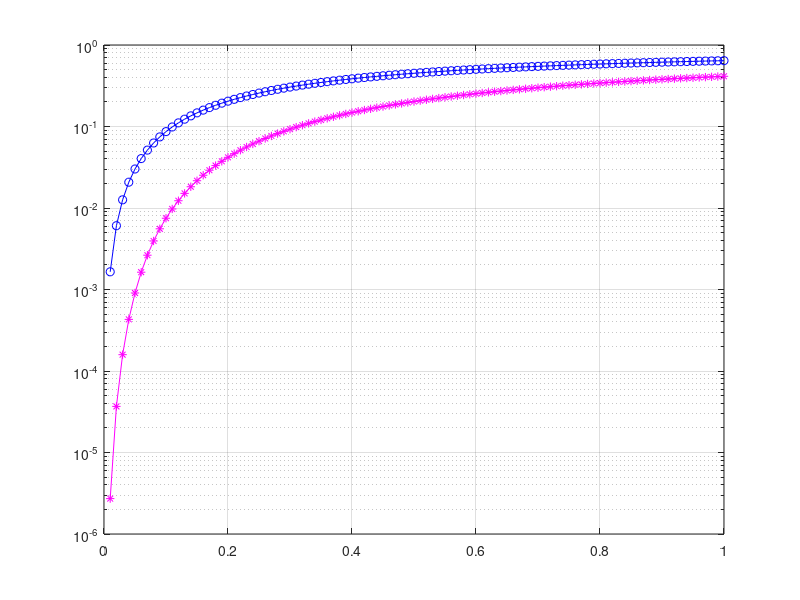

MATLAB code for this plot: (Note: this script raises an error after producing the figure.)
clc;
clear all;
close all;

%for fixed data rate, varying self interference, outage probability
%calculation


R0 = 2;
x= 2.^R0-1;
N=1
n= 0:0.01:1
lamda=(10.^(10)/10)

z=((2*sqrt(x.^2+x))/lamda)

K=besselk(1,z);

I=(exp((-2./lamda)*x)).*z.*K

pout22=(1-((2./(1+(n*x))).*I)+(1./(1+(2*n*x))).*I.*I).^N

semilogy(n,pout22,'bo-')

hold on;
grid on;

%%%%%%%%%%%%%%%%%%%%%%%%%%%%%%%%%%%%%%%%%%%%%%%%%%%%%%%%%%%%%%%%%%%%%%%%%%%%%%%%%%%%%%%%%
%%%%%%%%%%%%%%%%%%%%%%%%%%%%%%%%%%%%%%%%%%%%%%%%%%%%%%%%%%%%%%%%%%%%%%%%%%%%%%%%%%%%%%%%%

%R0 = 1;
x= 2.^R0-1;
N=2
n= 0:0.01:1
%lamda=(10.^(10)/10)

z=((2*sqrt(x.^2+x))/lamda)

K=besselk(1,z);

I=(exp((-2./lamda)*x)).*z.*K

pout22=(1-((2./(1+(n*x))).*I)+(1./(1+(2*n*x))).*I.*I).^N

semilogy(n,pout22,'m*-')

hold on;
grid on;

%%%%%%%%%%%%%%%%%%%%%%%%%%%%%%%%%%%%%%%%%%%%%%%%%%%%%%%%%%%%%%%%%%%%%%%%%%%%%%%%%%%%%%%
%%%%%%%%%%%%%%%%%%%%%%%%%%%%%%%%%%%%%%%%%%%%%%%%%%%%%%%%%%%%%%%%%%%%%%%%%%%%%%%%%%%%%%%

%R0 = 1;
x= 2.^R0-1;
N=3
n= 0:0.01:1
%lamda=(10.^(10)/10)

z=((2*sqrt(x.^2+x))/lamda)

K=besselk(1,z);

I=(exp((-2./lamda)*x)).*z.*K

pout22=(1-((2./(1+(n*x))).*I)+(1./(1+(2*n*x))).*I.*I).^N

semilogy(n,pout22,'S-g')

hold on;
grid on;

%%%%%%%%%%%%%%%%%%%%%%%%%%%%%%%%%%%%%%%%%%%%%%%%%%%%%%%%%%%%%%%%%%%%%%%%%%%%%%%%%%%%%%%
%%%%%%%%%%%%%%%%%%%%%%%%%%%%%%%%%%%%%%%%%%%%%%%%%%%%%%%%%%%%%%%%%%%%%%%%%%%%%%%%%%%%%%%
%%%%%%%%%%%%%%%%%%%%%%%%%%%%%%%%%%%%%%%%%%%%%%%%%%%%%%%%%%%%%%%%%%%%%%%%%%%%%%%%%%%%%%%
%%%%%%%%%%%%%%%%%%%%%%%%%%%%%%%%%%%%%%%%%%%%%%%%%%%%%%%%%%%%%%%%%%%%%%%%%%%%%%%%%%%%%%%
%%%%%%%%%%%%%%%%%%%%%%%%%%%%%%%%%%%%%%%%%%%%%%%%%%%%%%%%%%%%%%%%%%%%%%%%%%%%%%%%%%%%%%%
%%%%%%%%%%%%%%%%%%%%%%%%%%%%%%%%%%%%%%%%%%%%%%%%%%%%%%%%%%%%%%%%%%%%%%%%%%%%%%%%%%%%%%%

%R0= 1;

T=R0;
x=T;
N=1;
P=10.^(10./10);

sigma2_SR=1;
sigma2_RD=1;
sigma2_RR=0:0.01:1;

lamdaRD=1./(P.*sigma2_RD)

lamdaSR=1./(P.*sigma2_SR)
 
lamdaRR =1./(P.*sigma2_RR)

syms y

z=(1-(lamdaRD.*exp(-lamdaRD.*x)).*(int((exp((-((lamdaSR.*(x+y+1).*x)./y))-(lamdaRD.*y)))./(1+((lamdaSR.*(x+y+1).*x)./(lamdaRR.*y))),y,0,inf))).^N

semilogy(sigma2_RR,z,'--bo') 
hold on;


%%%%%%%%%%%%%%%%%%%%%%%%%%%%%%%%%%%%%%%%%%%%%%%%%%%%%%%%%%%%%%%%%%%%%%%%%%%%%%%%%%%%%%%
%%%%%%%%%%%%%%%%%%%%%%%%%%%%%%%%%%%%%%%%%%%%%%%%%%%%%%%%%%%%%%%%%%%%%%%%%%%%%%%%%%%%%%%

%R0=1;

T=R0;
x=T;
N=2;
%P=10.^(10./10);

sigma2_SR=1;
sigma2_RD=1;
sigma2_RR=0:0.01:1;

lamdaRD=1./(P.*sigma2_RD)

lamdaSR=1./(P.*sigma2_SR)
 
lamdaRR =1./(P.*sigma2_RR)

syms y

z=(1-(lamdaRD.*exp(-lamdaRD.*x)).*(int((exp((-((lamdaSR.*(x+y+1).*x)./y))-(lamdaRD.*y)))./(1+((lamdaSR.*(x+y+1).*x)./(lamdaRR.*y))),y,0,inf))).^N

semilogy(sigma2_RR,z,'--m*') 
hold on;


%%%%%%%%%%%%%%%%%%%%%%%%%%%%%%%%%%%%%%%%%%%%%%%%%%%%%%%%%%%%%%%%%%%%%%%%%%%%%%%%%%%%%%%
%%%%%%%%%%%%%%%%%%%%%%%%%%%%%%%%%%%%%%%%%%%%%%%%%%%%%%%%%%%%%%%%%%%%%%%%%%%%%%%%%%%%%%%

%R0=1;

T=R0;
x=T;
N=3;
%P=10.^(10./10);

sigma2_SR=1;
sigma2_RD=1;
sigma2_RR=0:0.01:1;

lamdaRD=1./(P.*sigma2_RD)

lamdaSR=1./(P.*sigma2_SR)
 
lamdaRR =1./(P.*sigma2_RR)

syms y

z=(1-(lamdaRD.*exp(-lamdaRD.*x)).*(int((exp((-((lamdaSR.*(x+y+1).*x)./y))-(lamdaRD.*y)))./(1+((lamdaSR.*(x+y+1).*x)./(lamdaRR.*y))),y,0,inf))).^N

semilogy(sigma2_RR,z,'--gS') 
hold on;


%%%%%%%%%%%%%%%%%%%%%%%%%%%%%%%%%%%%%%%%%%%%%%%%%%%%%%%%%%%%%%%%%%%%%%%%%%%%%%%%%%%%%%%
%%%%%%%%%%%%%%%%%%%%%%%%%%%%%%%%%%%%%%%%%%%%%%%%%%%%%%%%%%%%%%%%%%%%%%%%%%%%%%%%%%%%%%%

axis([0.025,1,10.^(-7),1]);
legend('ARS M = 1','ARS M = 2 ','ARS M = 3','ORS M = 1','ORS M = 2 ','ORS M = 3')
xlabel('Self Interference(dB)') 
ylabel('Outage Probability')